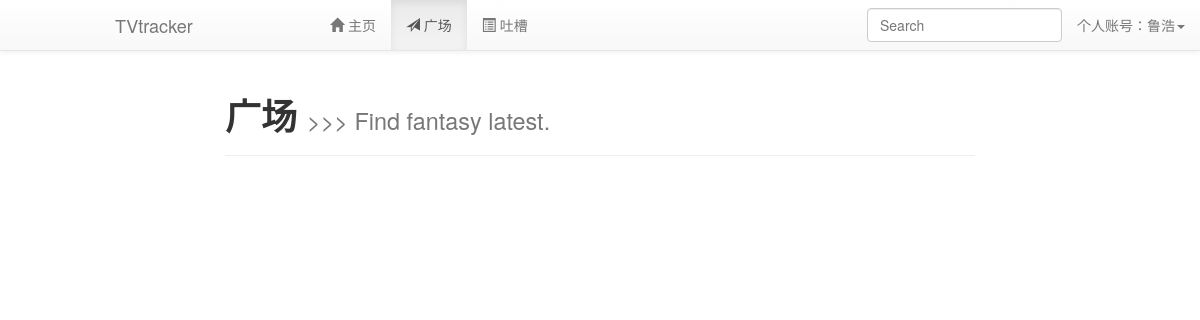
The app's page /square (signed in), older data.
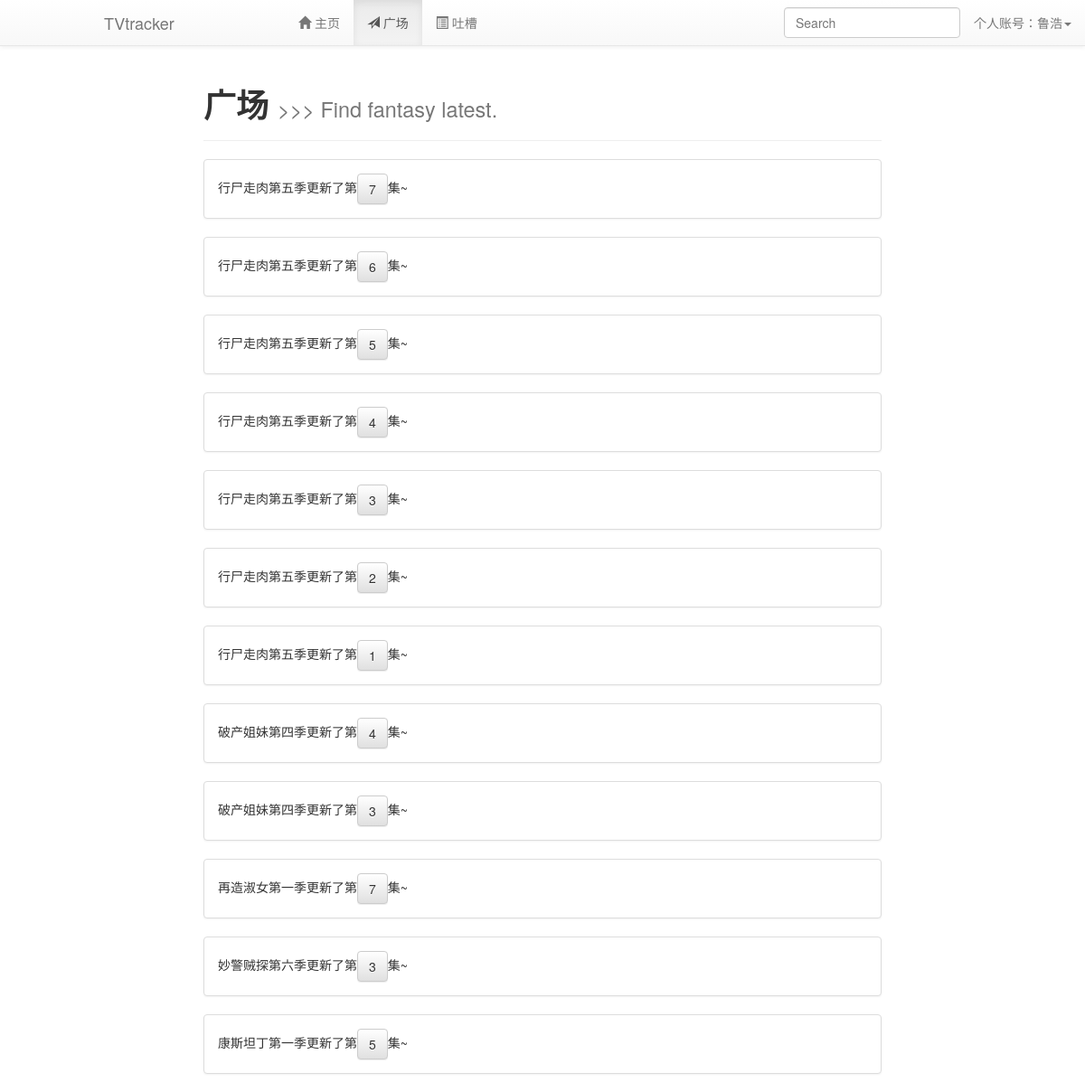
The same page, newer data.
### tables this page shows
CREATE TABLE [ping] ([id] integer PRIMARY KEY AUTOINCREMENT, [name] text NOT NULL, [time] INT NOT NULL, [episode] text NOT NULL, [address] text NOT NULL);

### application.py (the view)
@app.route('/square')
def squarePage():
    if session.get('logged_in'):
        user = query_db('select * from user where username = ?', [session['username']], one=True)
        ticks = int(time.time()) - 172800
        print ticks
        g.db.execute('delete from ping where time < ?', [ticks])
        g.db.commit()
        tv = query_db('select * from ping')
        tv.reverse()
        return render_template('squarePage.html', user = user, tv = tv)
    else:
        return redirect(url_for('welcome'))

### application.py (called while the page is built)
def connect_db():
    return sqlite3.connect(app.config['DATABASE'])

@app.before_request
def before_request():
    g.db = connect_db()

@app.teardown_request
def teardown_request(exception):
    g.db.close()

def query_db(query, args=(), one=False):
    cur = g.db.execute(query, args)
    rv = [dict((cur.description[idx][0], value)
               for idx, value in enumerate(row)) for row in cur.fetchall()]
    return (rv[0] if rv else None) if one else rv

### templates/squarePage.html (shortened to what this page needs)
{% extends "dashboard.html" %}
{% block body %}
  <div class="page-header">
    <h1><b>广场</b> <small>>>> Find fantasy latest.</small></h1>
  </div>
  {% for i in tv %}
    <div class="panel panel-default">
    <div class="panel-body">
        {{ i.name }}更新了第<a class="btn btn-default" href="{{ i.address }}" target="_blank"> {{ i.episode }} </a>集~
    </div>
    </div>
  {% endfor %}
{% endblock %}

### templates/dashboard.html (shortened to what this page needs)
<!DOCTYPE html>
<html>
  <head>
  <link rel="stylesheet" type="text/css" href="{{ url_for('static', filename='bootstrap.min.css') }}">
  <link rel="stylesheet" type="text/css" href="{{ url_for('static', filename='bootstrap-theme.min.css') }}">
  </head>
  <body>
  <nav class="navbar navbar-default navbar-fixed-top" role="navigation">
    <div class="container-fluid">
      <div class="navbar-header">
        <a class="navbar-brand" href="">TVtracker</a>
      </div>
      <div class="collapse navbar-collapse" id="menu_list">
        <ul class="nav navbar-nav">
          <li id="menu_list_hp">
            <a href="{{ url_for('homePage') }}"><span class="glyphicon glyphicon-home"></span> 主页</a>
          </li>
          <li id="menu_list_sp">
            <a href="{{ url_for('squarePage') }}"><span class="glyphicon glyphicon-send"></span> 广场</a>
          </li>
          <li id="menu_list_tp">
            <a href="{{ url_for('talkPage') }}"><span class="glyphicon glyphicon-list-alt"></span> 吐槽</a>
          </li>
        </ul>
        <ul class="nav navbar-nav navbar-right">
          <li class="dropdown">
            <form style="padding: 0;" class="navbar-form" role="search">
              <div class="form-group">
                <input type="text" id="searchHint" data-toggle="dropdown" class="form-control dropdown-toggle" placeholder="Search" onkeyup="hintTVandUser(this.value)" aria-haspopup="true" aria-expanded="false" AUTOCOMPLETE="OFF">
              </div>
            </form>
          </li>
          <li class="dropdown">
            <a href="#" onclick="$('#newMsg').popover('destroy');" class="dropdown-toggle" data-toggle="dropdown"><span  data-toggle="popover" data-placement="bottom" data-trigger="manual" title="新消息！" data-content="你收到了新消息~" id="newMsg"> 个人账号：{{ session['username'] }}</span><span class="caret"></span></a>
          </li>
        </ul>
      </div>
    </div>
  </nav>
  <div class="container-fluid">
    <div class="col-md-8 col-md-offset-2" id="PAGE">
      {% block body %}{% endblock %}
    </div>
  </div>
  </body>
</html>

### templates/dashboard.html (style rules this page uses)
.navbar-header { padding-left: 100px; min-width: 300px; }
#PAGE { padding-top: 55px; }

Row changes from the older to the newer data that the page shows:
added ping: name "行尸走肉第五季", episode "7"
added ping: name "行尸走肉第五季", episode "6"
added ping: name "行尸走肉第五季", episode "5"
added ping: name "行尸走肉第五季", episode "4"
added ping: name "行尸走肉第五季", episode "3"
added ping: name "行尸走肉第五季", episode "2"
added ping: name "行尸走肉第五季", episode "1"
added ping: name "破产姐妹第四季", episode "4"
added ping: name "破产姐妹第四季", episode "3"
added ping: name "再造淑女第一季", episode "7"
added ping: name "妙警贼探第六季", episode "3"
added ping: name "康斯坦丁第一季", episode "5"
